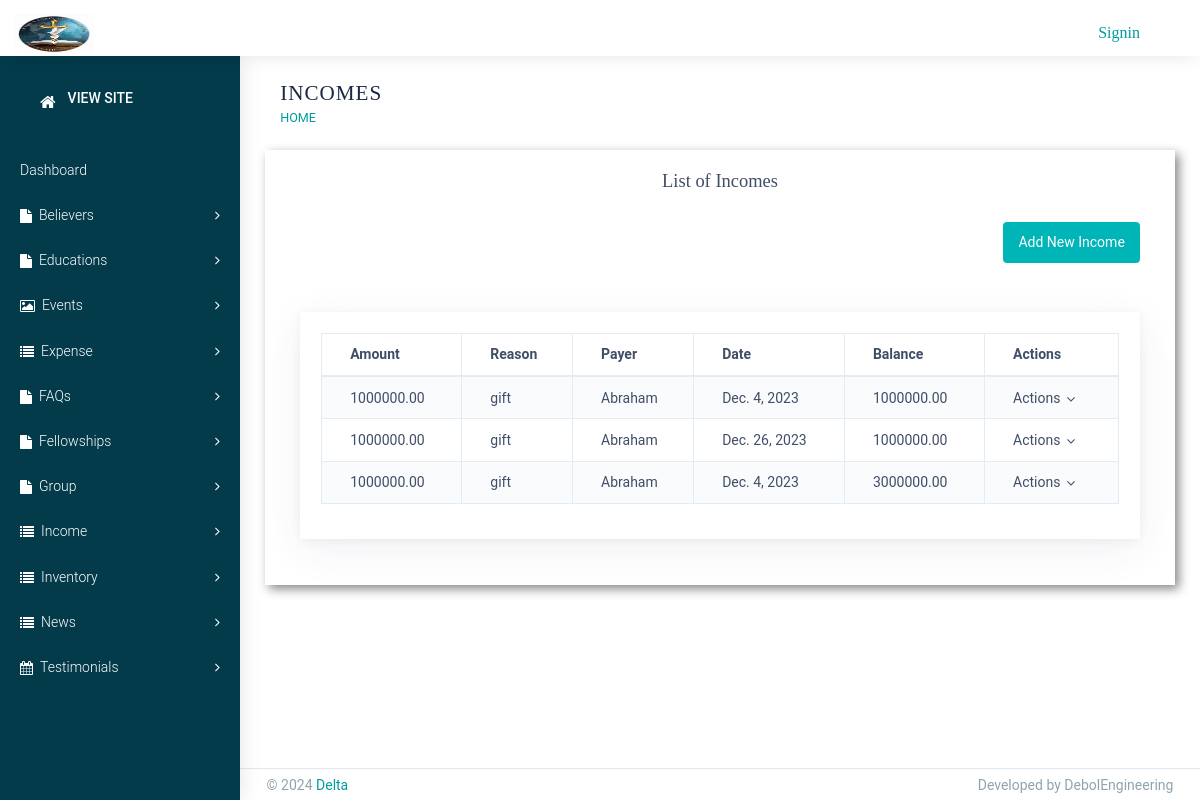
Page /staff/income/ on the committed database.
### staff/models.py (models this page shows)
class Income(models.Model):
    amount = models.DecimalField(max_digits=10, decimal_places=2)
    reason = models.CharField(max_length=255)
    payer = models.CharField(max_length=100)
    date = models.DateField()
    balance = models.DecimalField(max_digits=10, decimal_places=2)

### staff/views.py (the view)
# urls.py: path('income/', IncomeList.as_view(), name='income_list'),
class IncomeList(ListView):
    model = Income
    template_name = 'staff/Incomes/list_income.html'
    context_object_name = 'incomes'

### Templates/staff/Incomes/list_income.html (shortened to what this page needs)
{% extends 'staff/base.html' %}
{% load static %}
{% block title %}
Incomes
{% endblock %}
{% block content %}
<div class="site-main">
    <section class="ttm-row clearfix">
        <div class="container">
            <div class="row pt-60 res-991-pt-0">
                <div class="col-lg-12">
                    <div class="pr-40 res-991-pr-0 res-991-pb-30">
                        <h4 class="h4-md " style="margin-bottom: 30px ; text-align: center;">List of Incomes</h4>
                        <div class="row justify-content-end">
                            <div class="col-auto">
                                <a href="{% url 'staff:income_add' %}" class="btn btn-primary mb-4">Add New
                                    Income</a>
                            </div>
                        </div>
                        <div class="card">
                            <div class="card-body">
                                <div class="table-responsive">
                                    <table class="table table-striped table-bordered multi-ordering">
                                        <thead>
                                            <tr>
                                                <th>Amount</th>
                                                <th>Reason</th>
                                                <th>Payer</th>
                                                <th>Date</th>
                                                <th>Balance</th>
                                                <th>Actions</th>
                                            </tr>
                                        </thead>
                                        <tbody>
                                            {% for income in incomes %}
                                            <tr>
                                                <td>{{ income.amount }}</td>
                                                <td>{{ income.reason }}</td>
                                                <td>{{ income.payer }}</td>
                                                <td>{{ income.date }}</td>
                                                <td>{{ income.balance }}</td>
                                                <td>
                                                    <span class="dropdown">
                                                        <a id="btnSearchDrop31" data-toggle="dropdown" aria-haspopup="true"
                                                            aria-expanded="true"
                                                            class="dropdown-toggle dropdown-menu-right">
                                                            Actions</a>
                                                </td>
                                            </tr>
                                            {% endfor %}
                                        </tbody>
                                    </table>
                                </div>
                            </div>
                        </div>
                    </div>
                </div>
            </div>
        </div>
    </section>
</div>
{% endblock %}

### rows in the picture
Income: amount "1000000.00", reason "gift", payer "Abraham", date "Dec. 4, 2023", balance "1000000.00"
Income: amount "1000000.00", reason "gift", payer "Abraham", date "Dec. 26, 2023", balance "1000000.00"
Income: amount "1000000.00", reason "gift", payer "Abraham", date "Dec. 4, 2023", balance "3000000.00"
